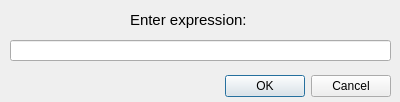
<?xml version="1.0" encoding="UTF-8"?>
<ui version="4.0">
 <class>Expression</class>
 <widget class="QDialog" name="Expression">
  <property name="geometry">
   <rect>
    <x>0</x>
    <y>0</y>
    <width>400</width>
    <height>102</height>
   </rect>
  </property>
  <property name="windowTitle">
   <string>Dialog</string>
  </property>
  <property name="windowIcon">
   <iconset resource="icons.qrc">
    <normaloff>:/icons/Resouces/arrow_glyph-15-512.png</normaloff>:/icons/Resouces/arrow_glyph-15-512.png</iconset>
  </property>
  <widget class="QDialogButtonBox" name="buttonBox">
   <property name="geometry">
    <rect>
     <x>50</x>
     <y>70</y>
     <width>341</width>
     <height>32</height>
    </rect>
   </property>
   <property name="orientation">
    <enum>Qt::Horizontal</enum>
   </property>
   <property name="standardButtons">
    <set>QDialogButtonBox::Cancel|QDialogButtonBox::Ok</set>
   </property>
  </widget>
  <widget class="QLineEdit" name="lineEdit">
   <property name="geometry">
    <rect>
     <x>10</x>
     <y>40</y>
     <width>381</width>
     <height>21</height>
    </rect>
   </property>
  </widget>
  <widget class="QLabel" name="label">
   <property name="geometry">
    <rect>
     <x>130</x>
     <y>10</y>
     <width>131</width>
     <height>20</height>
    </rect>
   </property>
   <property name="font">
    <font>
     <pointsize>11</pointsize>
    </font>
   </property>
   <property name="text">
    <string>Enter expression:</string>
   </property>
  </widget>
 </widget>
 <resources>
  <include location="icons.qrc"/>
 </resources>
 <connections>
  <connection>
   <sender>buttonBox</sender>
   <signal>accepted()</signal>
   <receiver>Expression</receiver>
   <slot>accept()</slot>
   <hints>
    <hint type="sourcelabel">
     <x>248</x>
     <y>254</y>
    </hint>
    <hint type="destinationlabel">
     <x>157</x>
     <y>274</y>
    </hint>
   </hints>
  </connection>
  <connection>
   <sender>buttonBox</sender>
   <signal>rejected()</signal>
   <receiver>Expression</receiver>
   <slot>reject()</slot>
   <hints>
    <hint type="sourcelabel">
     <x>316</x>
     <y>260</y>
    </hint>
    <hint type="destinationlabel">
     <x>286</x>
     <y>274</y>
    </hint>
   </hints>
  </connection>
 </connections>
</ui>
